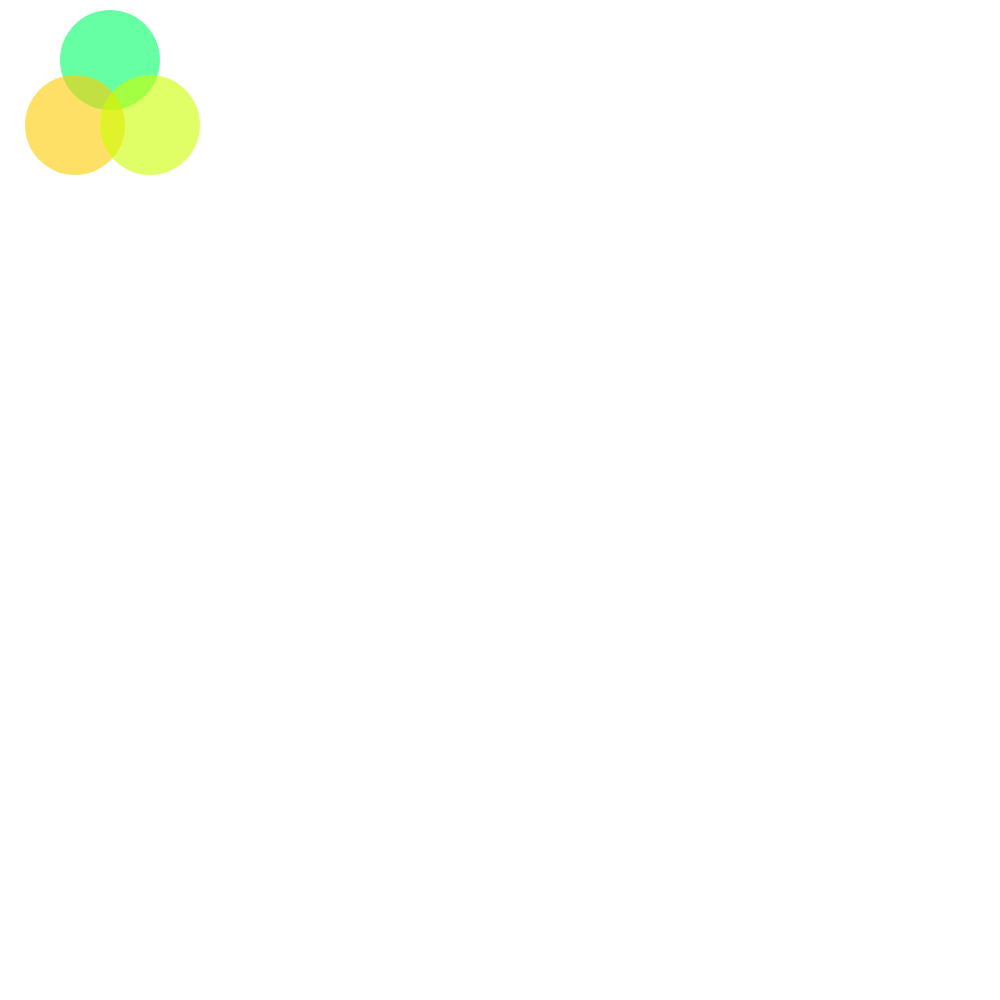
Frame 1 (no input)
Frame 60 (no input): identical to frame 1, image omitted
Frame 120 (the mouse pressed at the canvas centre since frame 60): identical to frame 1, image omitted

The p5.js sketch that drew this single still picture (run headless with seeded random() and noise() and a simulated clock; from frame 60 on, the mouse is pressed at the canvas centre):

// p5.js sketch
// ── sketch.js
function setup() {
createCanvas(1000, 1000);
}

function draw() {

  background(255);
  noStroke();
  
  fill(0, 255, 102, 153);
  ellipse(110, 60, 100, 100);
  
  fill(255, 204, 0, 153);
  ellipse(75, 125, 100, 100);
  
  fill(204, 255, 0, 153);
  ellipse(150, 125, 100, 100);
}
